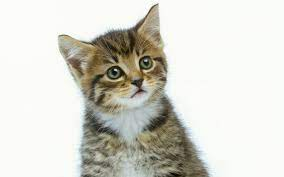
#> input picture task2/cat.jfif, 284 x 177 px, found by its file name
$ python histcomp.py
#> lines starting #> are read from the running program, lines starting #| are printed output that depends on the picture
import cv2
import matplotlib.pyplot as plt

def load_image(image_path):
    # Load the image in grayscale
    image = cv2.imread(image_path, cv2.IMREAD_GRAYSCALE)
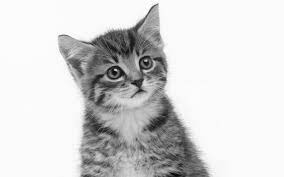
#> image: shape (177, 284); min 0, max 255, mean 213.9
    return image

def plot_image_and_histogram(axs, image, title):
    # Plot the image
    axs[0].imshow(image, cmap='gray')
    axs[0].set_title(title)
    axs[0].axis('off')

    # Plot the histogram
    axs[1].hist(image.flatten(), bins=256, range=[0, 256], color='gray', alpha=0.7)
    axs[1].set_title('Histogram')
    axs[1].set_xlim([0, 256])

def local_histogram_equalization(image, kernel_size=(3, 3)):
    # Apply Local Histogram Equalization (LHE)
#> called with kernel_size = (3, 3)
    clahe = cv2.createCLAHE(clipLimit=2.0, tileGridSize=kernel_size)
    equalized_image = clahe.apply(image)
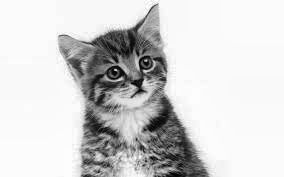
#> equalized_image: shape (177, 284); min 0, max 255, mean 210.3
    return equalized_image

def global_histogram_equalization(image):
    # Apply Global Histogram Equalization (GHE)
    equalized_image = cv2.equalizeHist(image)
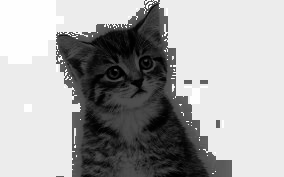
#> equalized_image: shape (177, 284); min 0, max 255, mean 166.4
    return equalized_image

def adaptive_histogram_equalization(image, clip_limit=2.0, grid_size=(8, 8)):
    # Apply Adaptive Histogram Equalization (AHE)
#> called with clip_limit = 2, grid_size = (8, 8)
    clahe = cv2.createCLAHE(clipLimit=clip_limit, tileGridSize=grid_size)
    equalized_image = clahe.apply(image)
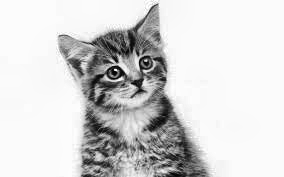
#> equalized_image: shape (177, 284); min 0, max 255, mean 212.9
    return equalized_image

def contrast_limited_adaptive_histogram_equalization(image, clip_limit=2.0, grid_size=(8, 8)):
    # Apply Contrast Limited Adaptive Histogram Equalization (CLAHE)
    clahe = cv2.createCLAHE(clipLimit=clip_limit, tileGridSize=grid_size)
    equalized_image = clahe.apply(image)
    return equalized_image

# Example usage:
image_path = 'C://Users//sanid//OneDrive//Desktop//3rdiTech//task2//cat.jfif'
original_image = load_image(image_path)

# Apply image processing methods
lhe_image = local_histogram_equalization(original_image)
ghe_image = global_histogram_equalization(original_image)
ahe_image = adaptive_histogram_equalization(original_image)
clahe_image = contrast_limited_adaptive_histogram_equalization(original_image)

# Plot images and histograms side by side
fig, axs = plt.subplots(5, 2, figsize=(12, 16))

# Original Image and Histogram
plot_image_and_histogram(axs[0, :], original_image, 'Original Image')

# Local Histogram Equalization (LHE)
plot_image_and_histogram(axs[1, :], lhe_image, 'Local Histogram Equalization (LHE)')

# Global Histogram Equalization (GHE)
plot_image_and_histogram(axs[2, :], ghe_image, 'Global Histogram Equalization (GHE)')

# Adaptive Histogram Equalization (AHE)
plot_image_and_histogram(axs[3, :], ahe_image, 'Adaptive Histogram Equalization (AHE)')

# Contrast Limited Adaptive Histogram Equalization (CLAHE)
plot_image_and_histogram(axs[4, :], clahe_image, 'Contrast Limited Adaptive Histogram Equalization (CLAHE)')

plt.tight_layout()
plt.show()
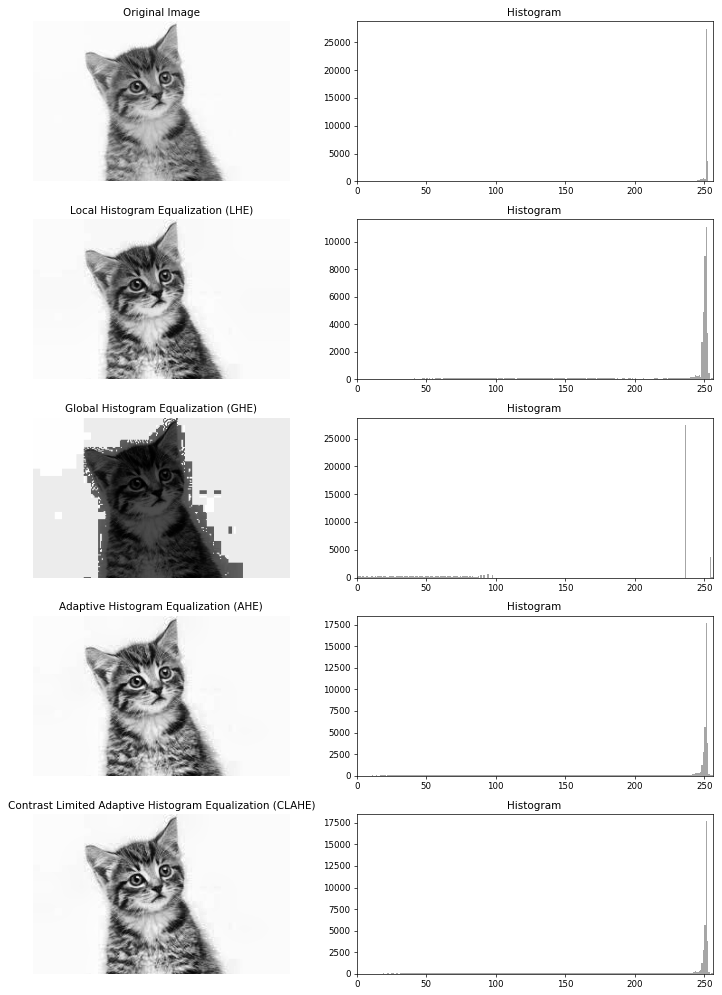
#> figure drawn by matplotlib, 10 panels; panel 2: tallest bar 27422 high, from x = 251 to 252; panel 4: tallest bar 11085 high, from x = 251 to 252; panel 6: tallest bar 27422 high, from x = 236 to 237; panel 8: tallest bar 17661 high, from x = 251 to 252
